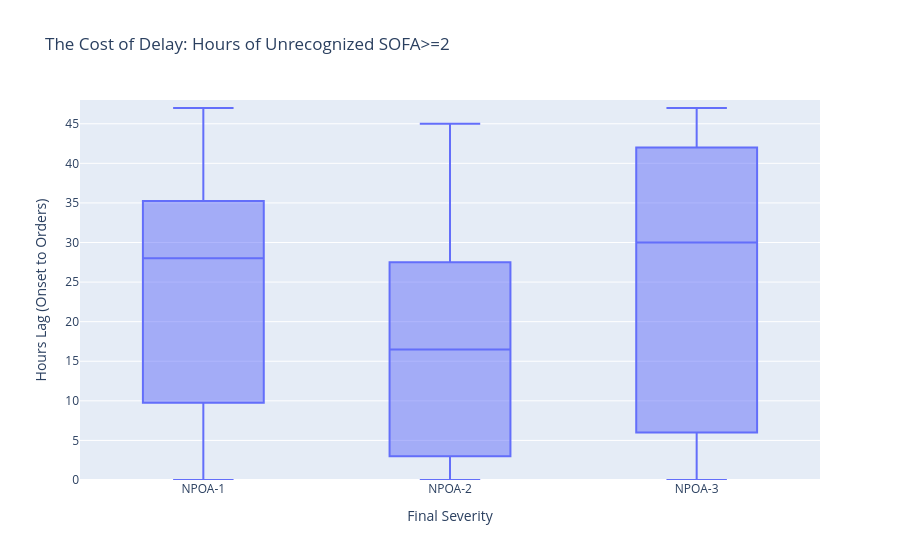

Here is the notebook cell this chart was saved with:
### Code cell
fig_lag = px.box(
    df_npoa_gap, 
    x="Sepsis_Category", # NPOA2 vs NPOA3
    y="Hours_Lag_Organ_Failure_to_Action",
    # color="FLAG_DEATH_CLARITY",
    title="The Cost of Delay: Hours of Unrecognized SOFA>=2",
    labels={
        "Hours_Lag_Organ_Failure_to_Action": "Hours Lag (Onset to Orders)", 
        "Sepsis_Category": "Final Severity"
    },
    category_orders={"Sepsis_Category": ["NPOA-1", "NPOA-2", "NPOA-3"]}
)
fig_lag.update_yaxes(range=[0, 48]) # Focus on the 48h lookback window
fig_lag.show()

### Figure 1 — Plotly figure (JSON) as saved in the notebook; plotly's stock layout.template omitted (floating-point values rounded to 4 significant figures; data arrays with more than 128 entries replaced by an {"elided": "..."} marker saying what was removed)
{"data": [{"alignmentgroup": "True", "hovertemplate": "Final Severity=%{x}<br>Hours Lag (Onset to Orders)=%{y}<extra></extra>", "legendgroup": "", "marker": {"color": "#636efa"}, "name": "", "notched": false, "offsetgroup": "", "orientation": "v", "showlegend": false, "type": "box", "x": {"elided": "219 str values"}, "x0": " ", "xaxis": "x", "y": {"elided": "219 int values"}, "y0": " ", "yaxis": "y"}], "layout": {"boxmode": "group", "legend": {"tracegroupgap": 0}, "title": {"text": "The Cost of Delay: Hours of Unrecognized SOFA>=2"}, "xaxis": {"anchor": "y", "categoryarray": ["NPOA-1", "NPOA-2", "NPOA-3"], "categoryorder": "array", "domain": [0, 1], "title": {"text": "Final Severity"}}, "yaxis": {"anchor": "x", "domain": [0, 1], "range": [0, 48], "title": {"text": "Hours Lag (Onset to Orders)"}}}}
